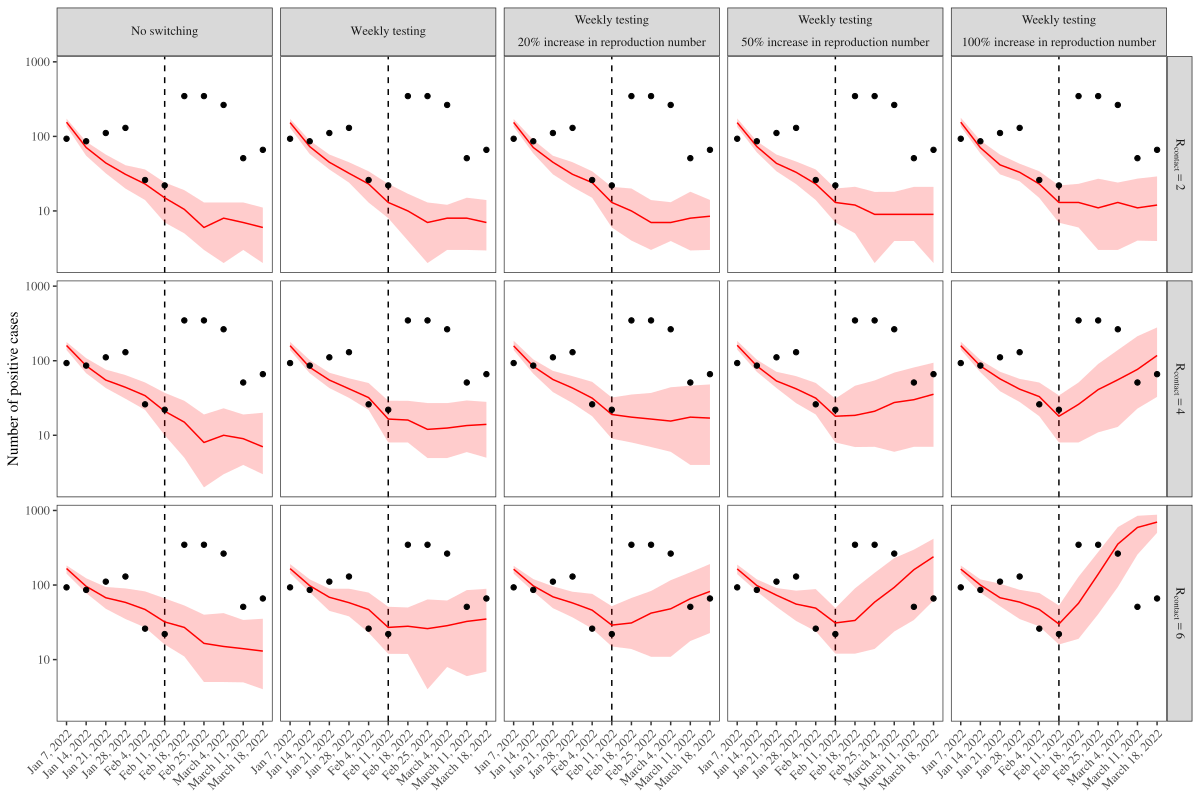

Reproduce this figure in R.
library(dplyr)
library(tidyr)
library(readxl)
library(ggplot2); theme_set(theme_bw(base_family = "Times"))
library(egg)
library(lubridate)

data_asymp <- read_xlsx("../data/princeton-weekly-positive-03-22-2022.xlsx", sheet=1) %>%
  mutate(
    type="asymp"
  )

data_symp <- read_xlsx("../data/princeton-weekly-positive-03-22-2022.xlsx", sheet=2) %>%
  mutate(
    type="symp"
  )

data <- bind_rows(
  data_asymp, data_symp
)

spring2021 <- data %>%
  filter(`Week Ending` > as.Date("2021-12-31"),
         `Week Ending` <= as.Date("2022-03-18")) %>%
  select(`Week Ending`, `Undergrad Positive Tests`) %>%
  rename(
    date=`Week Ending`,
    Undergrad=`Undergrad Positive Tests`
  ) %>%
  mutate(
    date=as.Date(date)
  )  %>%
  mutate(
    year=substr(date, 1, 4),
    month=as.numeric(gsub("-.*", "", gsub("20..-", "", date))), 
    day=as.numeric(gsub(".*-", "", gsub("20..-", "", date)))
  ) %>%
  arrange(date) %>%
  mutate(
    date=paste0(month.abb[month], " ", day, ", ", year),
    date=factor(date, levels=unique(date))
  ) %>%
  gather(key, value, -date, -year, -month, -day) %>%
  mutate(
    date2=as.Date(paste0(year, "-", month, "-", day))
  ) %>%
  group_by(date, year, month, day, key, date2) %>%
  summarize(
    value=sum(value)
  )

load("../simulation_omicron_spring/simulation_omicron_spring_noswitch.rda")
load("../simulation_omicron_spring/simulation_omicron_spring.rda")
load("../simulation_omicron_spring/simulation_omicron_spring_increase_20.rda")
load("../simulation_omicron_spring/simulation_omicron_spring_increase_50.rda")
load("../simulation_omicron_spring/simulation_omicron_spring_increase_100.rda")

simall_spring_2021_noswitch <- lapply(simulation_omicron_spring_noswitch, function(x){
  lapply(x, function(y) {
    data.frame(
      date=y$datevec,
      time=1:length(y$incidencevec),
      incidence=y$incidencevec,
      cases=y$positivevec,
      R0=y$R0
    )
  }) %>%
    bind_rows(.id="sim")
})  %>%
  bind_rows()

simall_spring_2021 <- lapply(simulation_omicron_spring, function(x){
  lapply(x, function(y) {
    data.frame(
      date=y$datevec,
      time=1:length(y$incidencevec),
      incidence=y$incidencevec,
      cases=y$positivevec,
      R0=y$R0
    )
  }) %>%
    bind_rows(.id="sim")
})  %>%
  bind_rows()

simall_spring_2021_increase_20 <- lapply(simulation_omicron_spring_increase_20, function(x){
  lapply(x, function(y) {
    data.frame(
      date=y$datevec,
      time=1:length(y$incidencevec),
      incidence=y$incidencevec,
      cases=y$positivevec,
      R0=y$R0
    )
  }) %>%
    bind_rows(.id="sim")
})  %>%
  bind_rows()

simall_spring_2021_increase_50 <- lapply(simulation_omicron_spring_increase_50, function(x){
  lapply(x, function(y) {
    data.frame(
      date=y$datevec,
      time=1:length(y$incidencevec),
      incidence=y$incidencevec,
      cases=y$positivevec,
      R0=y$R0
    )
  }) %>%
    bind_rows(.id="sim")
})  %>%
  bind_rows()

simall_spring_2021_increase_100 <- lapply(simulation_omicron_spring_increase_100, function(x){
  lapply(x, function(y) {
    data.frame(
      date=y$datevec,
      time=1:length(y$incidencevec),
      incidence=y$incidencevec,
      cases=y$positivevec,
      R0=y$R0
    )
  }) %>%
    bind_rows(.id="sim")
})  %>%
  bind_rows()


simall_spring_all <- bind_rows(
  simall_spring_2021_noswitch %>% mutate(type="No~switching"),
  simall_spring_2021 %>% mutate(type="Weekly~testing"),
  simall_spring_2021_increase_20 %>% mutate(type="Weekly~testing~\n~20~'%'~increase~'in'~reproduction~number"),
  simall_spring_2021_increase_50 %>% mutate(type="Weekly~testing~\n~50~'%'~increase~'in'~reproduction~number"),
  simall_spring_2021_increase_100 %>% mutate(type="Weekly~testing~\n~100~'%'~increase~'in'~reproduction~number")
) %>%
  filter(R0 != 8) %>%
  mutate(
    type=factor(type,
                levels=c(
                  "No~switching",
                  "Weekly~testing",
                  "Weekly~testing~\n~20~'%'~increase~'in'~reproduction~number",
                  "Weekly~testing~\n~50~'%'~increase~'in'~reproduction~number",
                  "Weekly~testing~\n~100~'%'~increase~'in'~reproduction~number"
                ),
                labels=c(
                  "No~switching",
                  "Weekly~testing",
                  "atop('Weekly testing','20% increase in reproduction number')",
                  "atop('Weekly testing','50% increase in reproduction number')",
                  "atop('Weekly testing','100% increase in reproduction number')"
                )),
    R0=factor(R0, 
              levels=c(2, 4, 6),
              labels=paste0("R[contact]==", c(2, 4, 6)))
  )

simall_spring_all_summ <- simall_spring_all %>%
  mutate(
    group=cut(as.numeric(as.Date(date)), breaks=unique(as.numeric(spring2021$date2)))
  ) %>%
  group_by(R0, type, sim, group) %>%
  summarize(
    cases=sum(cases),
    date=max(date)
  ) 

simall_spring_all_summ2 <- simall_spring_all_summ %>%
  group_by(R0, type, date) %>%
  summarize(
    median=median(cases),
    lwr=quantile(cases, 0.05),
    upr=quantile(cases, 0.95)
  )

g1 <- ggplot(simall_spring_all_summ2) +
  geom_vline(xintercept=as.Date("2022-02-11"), lty=2) +
  geom_ribbon(aes(date, ymin=lwr, ymax=upr), alpha=0.2, fill="red") +
  geom_line(aes(date, median), col="red") +
  geom_point(data=spring2021, aes(date2, value)) +
  scale_x_date(breaks=unique(simall_spring_all_summ2$date),
               labels=c("Jan 7, 2022", "Jan 14, 2022", "Jan 21, 2022", "Jan 28, 2022", "Feb 4, 2022",
                        "Feb 11, 2022", "Feb 18, 2022", "Feb 25, 2022", "March 4, 2022", "March 11, 2022", "March 18, 2022")) +
  scale_y_log10("Number of positive cases") +
  facet_grid(R0~type, labeller = label_parsed) +
  theme(
    panel.grid = element_blank(),
    axis.title.x = element_blank(),
    axis.text.x = element_text(angle=45, hjust=1)
  )

ggsave("figure_princeton_simulation_omicron_spring.pdf", g1, width=12, height=8)
